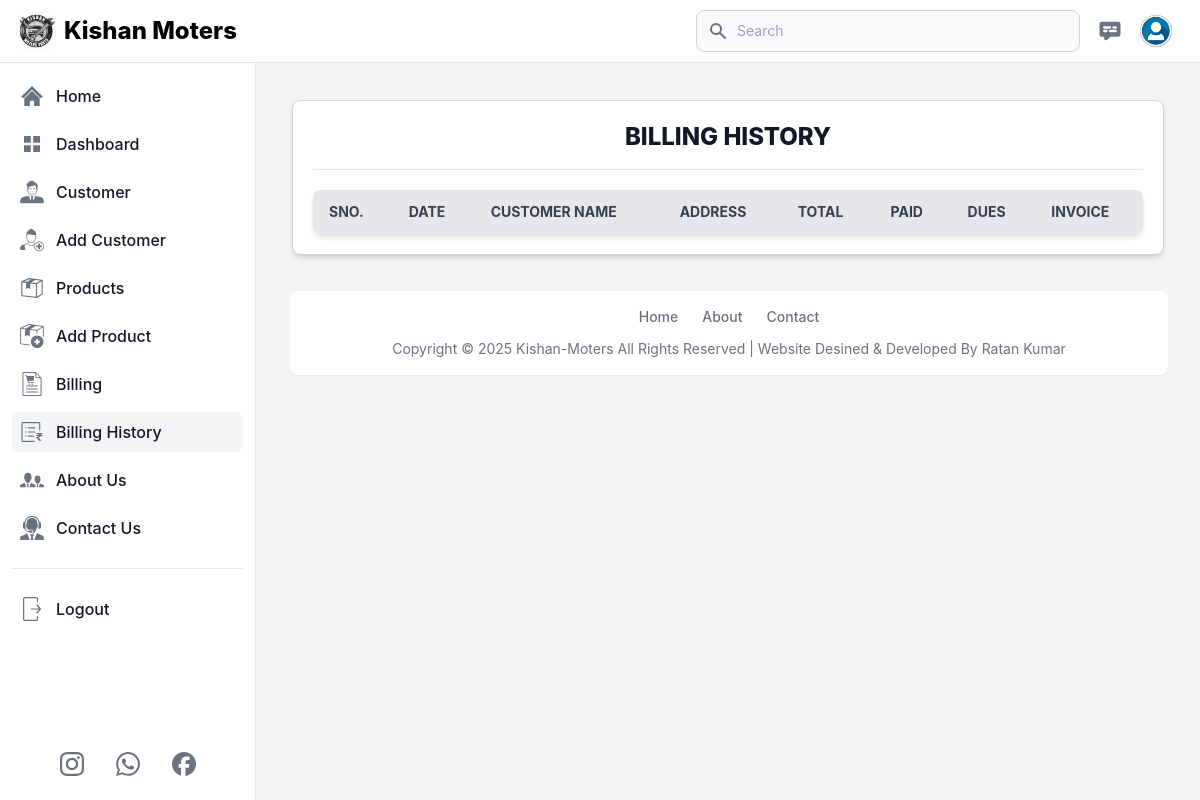
/billing_history (signed in), run on an earlier commit of the app's database.
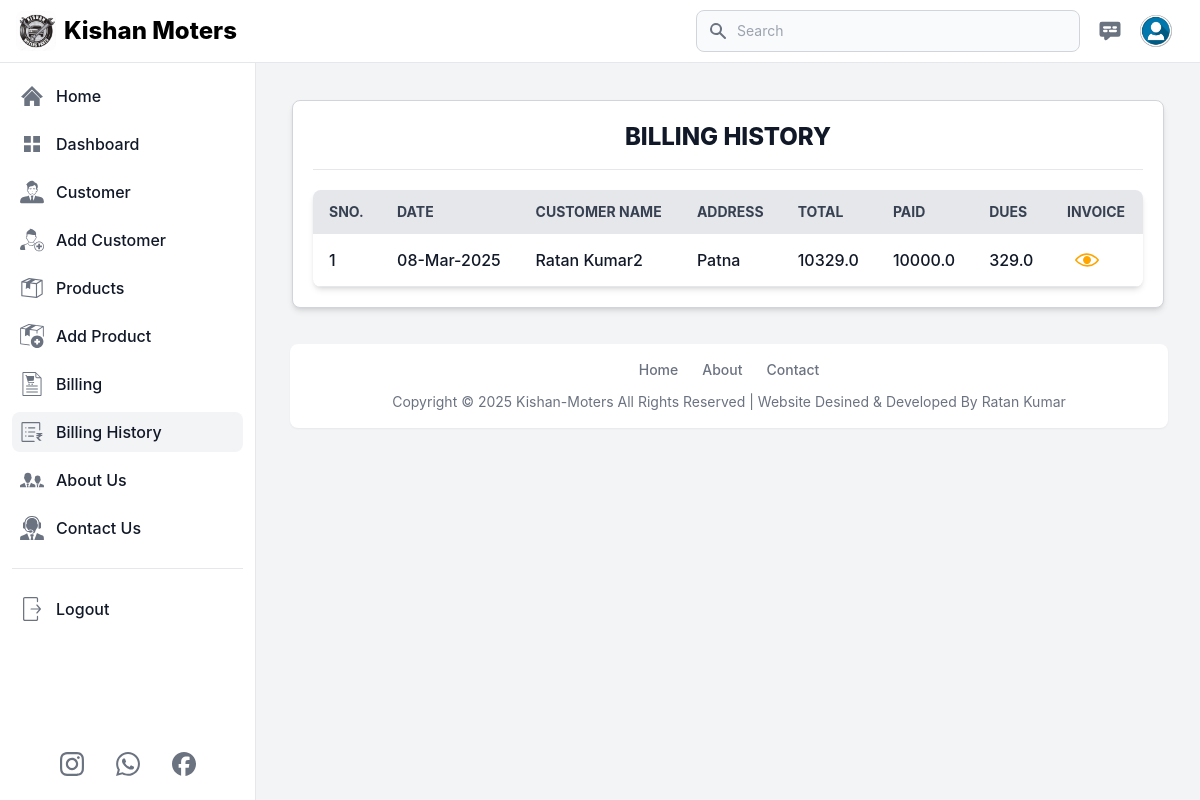
And on a later commit of the database.
### app.py (models this page shows, shortened)
class Customer(db.Model):
    id = db.Column(db.Integer, primary_key=True)
    user_id = db.Column(db.Integer, db.ForeignKey('user.id'), nullable=False)
    customer_name = db.Column(db.String(100), nullable=False)
    customer_village = db.Column(db.String(100), nullable=False)
    customer_mob_no = db.Column(db.String(100), nullable=False)

class Billing(db.Model):
    id = db.Column(db.Integer, primary_key=True)
    customer_id = db.Column(db.Integer, db.ForeignKey('customer.id'), nullable=False)
    billing_date = db.Column(db.DateTime, default=india_time)
    total_amount = db.Column(db.Float, nullable=False)
    amount_paid = db.Column(db.Float, default=0)  # Amount the customer paid
    dues = db.Column(db.Float, default=0)  # Remaining amount to be paid
    customer = db.relationship('Customer', backref=db.backref('bills', lazy=True, cascade="all"))

### app.py (the view)
@app.route('/billing_history', methods=['GET', 'POST'])
def billing_history():
    if 'email' in session:
        user = User.query.filter_by(email=session['email']).first()
        messages = Contact_us.query.order_by(Contact_us.id.desc()).all()
        customer_billing = (
            db.session.query(Customer, Billing)
            .join(Billing, Billing.customer_id == Customer.id)
            .filter(Customer.user_id == user.id)
            .order_by(Billing.id.desc())
            .all()
        )
        return render_template('billing_history.html', title='Billing History', current_page = 'billing_history', user=user, customer_billing=customer_billing, messages=messages)
    else:
        flash('You need to login first.', 'error')
        return redirect('/login')

### templates/billing_history.html (shortened to what the changed rows need)
{% extends 'layout.html' %}
{% block content %}
<main class="p-4 md:ml-64 h-auto pt-20">
    <div class="p-5 m-2 md:m-5 bg-white dark:bg-gray-800 rounded-lg shadow-md border border-gray-300 dark:border-gray-700">
        <div class="mt-5 bg-white dark:bg-gray-800 relative shadow-md sm:rounded-lg overflow-hidden">
            <div class="overflow-x-auto">
                <table class="billing-table  w-full text-sm text-left text-gray-500 dark:text-gray-400">
                    <thead class="text-sm text-gray-700 uppercase bg-gray-200 dark:bg-gray-700 dark:text-gray-400">
                        <tr>
                            <th scope="col" class="px-4 py-3 whitespace-nowrap">SNo.</th>
                            <th scope="col" class="px-4 py-3 whitespace-nowrap">Date</th>
                            <th scope="col" class="px-4 py-3 whitespace-nowrap">Customer Name</th>
                            <th scope="col" class="px-4 py-3 whitespace-nowrap">Address</th>
                            <th scope="col" class="px-4 py-3 whitespace-nowrap">Total</th>
                            <th scope="col" class="px-4 py-3 whitespace-nowrap">Paid</th>
                            <th scope="col" class="px-4 py-3 whitespace-nowrap">Dues</th>
                            <th scope="col" class="px-4 py-3 whitespace-nowrap">Invoice</th>
                        </tr>
                    </thead>
                    <tbody>
                        {% for customer, bill in customer_billing %}
                        <tr class="border-b text-base dark:border-gray-600 hover:bg-gray-100 dark:hover:bg-gray-700">
                            <td class="px-4 py-2 font-medium text-gray-900 whitespace-nowrap dark:text-white">
                                <div class="flex items-center">
                                    {{loop.index}}
                                </div>
                            </td>
                            <td class="px-4 py-2 font-medium text-gray-900 whitespace-nowrap dark:text-white">
                                <div class="flex items-center">
                                    {{ bill.billing_date.strftime('%d-%b-%Y') }}
                                </div>
                            </td>
                            <td class="px-4 py-2 font-medium text-gray-900 whitespace-nowrap dark:text-white">
                                <div class="flex items-center">
                                    {{ customer.customer_name}}
                                </div>
                            </td>
                            <td class="px-4 py-2 font-medium text-gray-900 whitespace-nowrap dark:text-white">
                                <div class="flex items-center">
                                    {{ customer.customer_village}}
                                </div>
                            </td>
                            <td class="px-4 py-2 font-medium text-gray-900 whitespace-nowrap dark:text-white">
                                <div class="flex items-center">
                                    {{ bill.total_amount}}
                                </div>
                            </td>
                            <td class="px-4 py-2 font-medium text-gray-900 whitespace-nowrap dark:text-white">
                                <div class="flex items-center">
                                    {{ bill.amount_paid}}
                                </div>
                            </td>
                            <td class="px-4 py-2 font-medium text-gray-900 whitespace-nowrap dark:text-white">
                                <div class="flex items-center">
                                    {{ bill.dues}}
                                </div>
                            </td>
                            <td class="px-4 py-2 font-medium text-gray-900 whitespace-nowrap dark:text-white">
                                <div class="flex items-center">
                                    <div class="mr-2 p-2 hover:bg-slate-800 hover:rounded-md">
                                        <a href="{{ url_for('customer_billing_detail', custo_id=customer.id, bill_id=bill.id)}}">
                                            <button class="flex justify-center items-center">
                                            </button>
                                        </a>
                                    </div>
                                </div>
                            </td>
                        </tr>
                        {% endfor %}
                    </tbody>
                </table>
            </div>
        </div>
    </div>
</main>
{% endblock %}

What changed in the data, as far as the page shows it:
added Customer: billing_date "08-Mar-2025", customer_name "Ratan Kumar2", customer_village "Patna", total_amount "10329.0", amount_paid "10000.0", dues "329.0"
